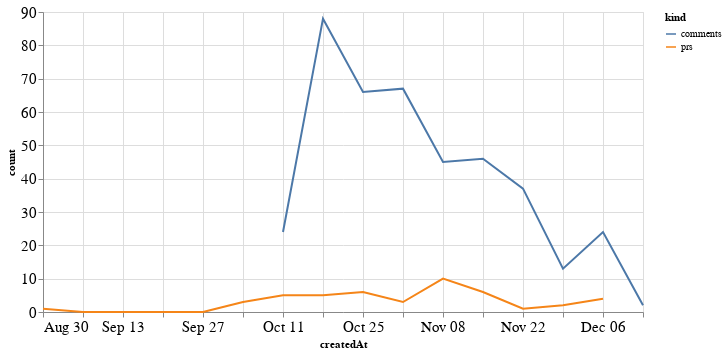

The cell this chart's notebook holds for it:
### Code cell
alt.Chart(total_time, width=600).mark_line().encode(
    x='createdAt',
    y='count',
    color='kind'
)

### Figure 1 — Vega-Lite specification as saved in the notebook (floating-point values rounded to 4 significant figures)
{"config": {"axisLeft": {"labelFontSize": 15}, "axisBottom": {"labelFontSize": 15}}, "data": {"name": "data-976182206a765e4c7b41ac0120d7a5a5"}, "mark": "line", "encoding": {"color": {"type": "nominal", "field": "kind"}, "x": {"type": "temporal", "field": "createdAt"}, "y": {"type": "quantitative", "field": "count"}}, "width": 600, "$schema": "https://vega.github.io/schema/vega-lite/v4.8.1.json", "datasets": {"data-976182206a765e4c7b41ac0120d7a5a5": [{"createdAt": "2020-08-30T00:00:00", "kind": "prs", "count": 1.0}, {"createdAt": "2020-09-06T00:00:00", "kind": "prs", "count": 0.0}, {"createdAt": "2020-09-13T00:00:00", "kind": "prs", "count": 0.0}, {"createdAt": "2020-09-20T00:00:00", "kind": "prs", "count": 0.0}, {"createdAt": "2020-09-27T00:00:00", "kind": "prs", "count": 0.0}, {"createdAt": "2020-10-04T00:00:00", "kind": "prs", "count": 3.0}, {"createdAt": "2020-10-11T00:00:00", "kind": "prs", "count": 5.0}, {"createdAt": "2020-10-18T00:00:00", "kind": "prs", "count": 5.0}, {"createdAt": "2020-10-25T00:00:00", "kind": "prs", "count": 6.0}, {"createdAt": "2020-11-01T00:00:00", "kind": "prs", "count": 3.0}, {"createdAt": "2020-11-08T00:00:00", "kind": "prs", "count": 10.0}, {"createdAt": "2020-11-15T00:00:00", "kind": "prs", "count": 6.0}, {"createdAt": "2020-11-22T00:00:00", "kind": "prs", "count": 1.0}, {"createdAt": "2020-11-29T00:00:00", "kind": "prs", "count": 2.0}, {"createdAt": "2020-12-06T00:00:00", "kind": "prs", "count": 4.0}, {"createdAt": "2020-12-13T00:00:00", "kind": "prs", "count": null}, {"createdAt": "2020-08-30T00:00:00", "kind": "comments", "count": null}, {"createdAt": "2020-09-06T00:00:00", "kind": "comments", "count": null}, {"createdAt": "2020-09-13T00:00:00", "kind": "comments", "count": null}, {"createdAt": "2020-09-20T00:00:00", "kind": "comments", "count": null}, {"createdAt": "2020-09-27T00:00:00", "kind": "comments", "count": null}, {"createdAt": "2020-10-04T00:00:00", "kind": "comments", "count": null}, {"createdAt": "2020-10-11T00:00:00", "kind": "comments", "count": 24.0}, {"createdAt": "2020-10-18T00:00:00", "kind": "comments", "count": 88.0}, {"createdAt": "2020-10-25T00:00:00", "kind": "comments", "count": 66.0}, {"createdAt": "2020-11-01T00:00:00", "kind": "comments", "count": 67.0}, {"createdAt": "2020-11-08T00:00:00", "kind": "comments", "count": 45.0}, {"createdAt": "2020-11-15T00:00:00", "kind": "comments", "count": 46.0}, {"createdAt": "2020-11-22T00:00:00", "kind": "comments", "count": 37.0}, {"createdAt": "2020-11-29T00:00:00", "kind": "comments", "count": 13.0}, {"createdAt": "2020-12-06T00:00:00", "kind": "comments", "count": 24.0}, {"createdAt": "2020-12-13T00:00:00", "kind": "comments", "count": 2.0}]}}
